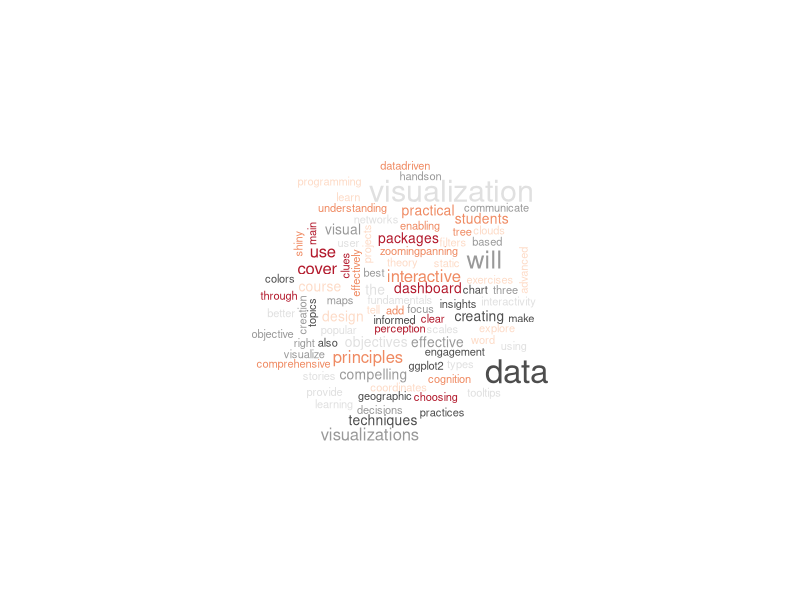
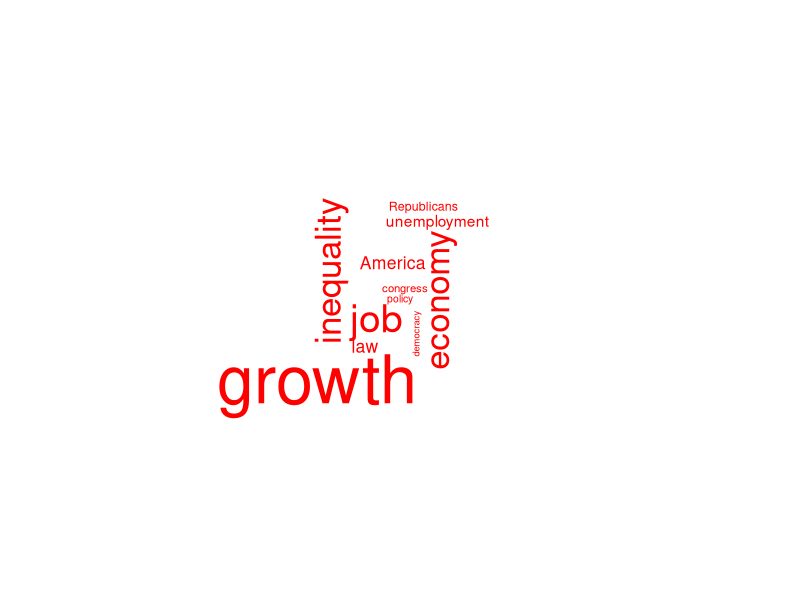
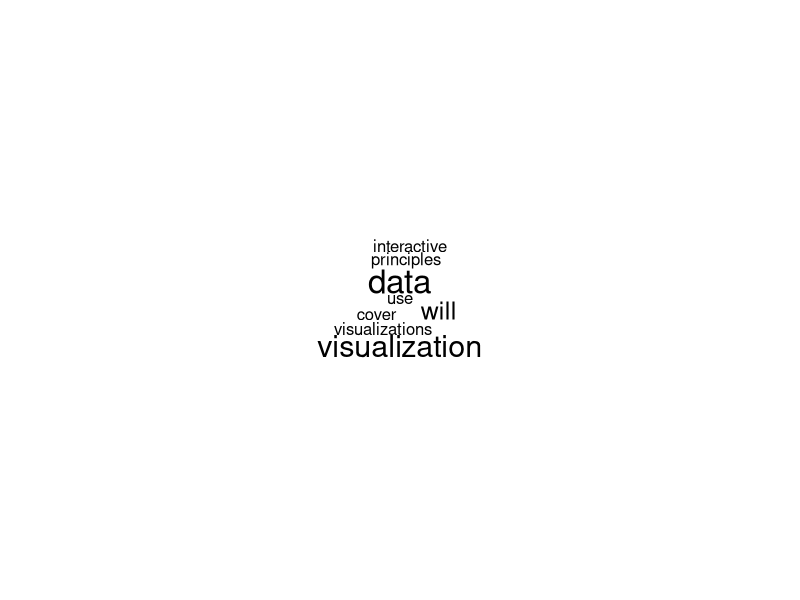

These figures' R source, in order: (Note: this script raises an error after producing the figures.)
## ---- chunk 1
knitr::opts_chunk$set(echo = TRUE)
## ---- chunk 2
library(corrplot)
library(RColorBrewer)
library(tm)
library(wordcloud)
## ---- chunk 3
# Set number of colors and palette
pal = brewer.pal(6, "RdGy")

# Choose minimum frequency and the range of the size of the words
wordcloud("The objective of this course is to provide students with a comprehensive understanding of data visualization techniques using R. Through hands-on projects and practical exercises, students will learn how to effectively visualize and communicate insights from data, enabling them to make informed decisions and tell compelling data-driven stories. The course will cover data visualization principles, R programming for data visualization, and the use of popular R packages for creating static and interactive visualizations. Learning objectives: We will cover three main topics: Fundamentals of data visualization: Visual perception and cognition principles, choosing the right chart types based on data and objectives, theory of visual clues and effective use of coordinates, scales and colors, best practices for creating clear and compelling visualizations. Practical data visualization with R: We will focus on ggplot2, but also explore other R packages for geographic data visualization and advanced data visualization (e.g. networks, tree maps, word clouds). Interactive visualization techniques and dashboard design: We will cover principles of effective dashboard design and creation of interactive visualizations for better user engagement. We will use R Shiny to add interactivity with tooltips, filters, and zooming/panning.", min.freq=1, scale=c(2, 0.5), random.color=TRUE, color=pal)
## ---- chunk 4
wordcloud(c("inequality", "law", "policy", "unemployment", "job", "economy", "democracy", "Republicans", "congress", "America", "growth"),
            freq=c(26, 9, 2, 7, 30, 26, 1, 4, 3, 9, 57, 9), min.freq=0, color="red")
## ---- chunk 5
file = readLines("../data/syllabus.txt")
doc = Corpus(VectorSource(file))
doc = tm_map(doc, tolower)
doc = tm_map(doc, removePunctuation)
doc = tm_map(doc, removeNumbers)
doc = tm_map(doc, removeWords, stopwords("english"))
wordcloud(as.character(doc), scale=c(2, 0.5))
## ---- chunk 6
files = DirSource("../data/debate/")
data = Corpus(DirSource("../data/debate/"))
data = tm_map(data, tolower)
data = tm_map(data, removePunctuation)
data = tm_map(data, removeNumbers)
data = tm_map(data, removeWords, c(stopwords("english"), "biden", "trump"))
data = TermDocumentMatrix(data)
data = as.matrix(data)
colnames(data) = c("biden", "trump")
comparison.cloud(data, max.words=100, title.size=2, colors=c("blue", "red"))
## ---- chunk 7
data(crude)
data = tm_map(crude, content_transformer(tolower))
data = tm_map(data, removePunctuation)
data = tm_map(data, removeNumbers)
data = tm_map(data, removeWords, stopwords("english"))
data = TermDocumentMatrix(data)
data = as.matrix(data)
crf = cor(data)
corrplot(crf, method = c("ellipse"))
